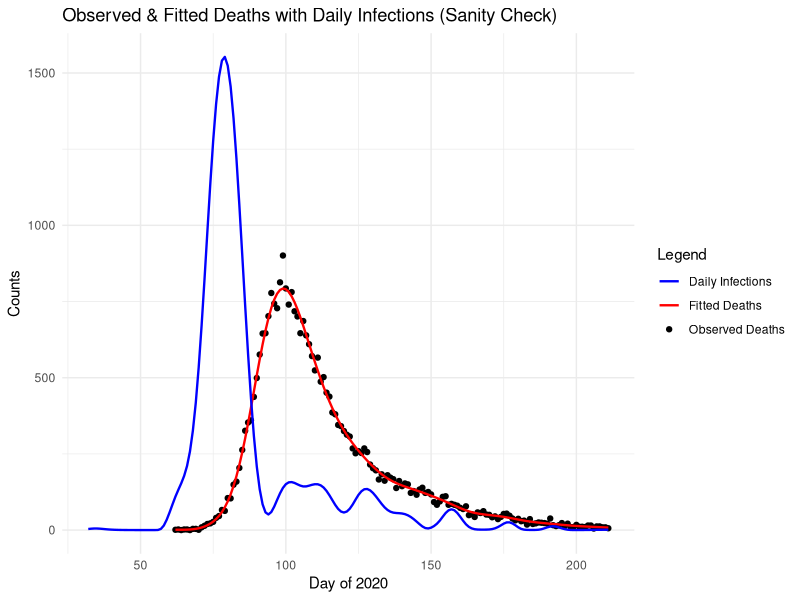
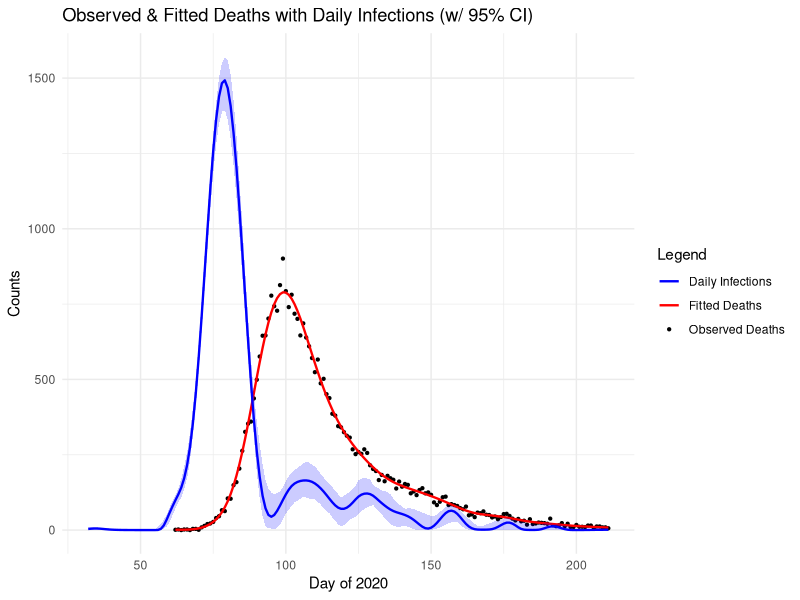

Write R code to recreate these figures, in order.
# Jackson Cramer (s2274544), Maximillian McCourt (s2145762), Natalia Montalvo Cabornero (s1969053)

# Our group worked collaboratively on the development and optimisation of all exercises.
# Although tasks were divided among us, we maintained a balanced workload through 
# regular code reviews, debugging sessions, and problem-solving meetings.
# Jackson focused ---
# Max focused on ---
# Natalia focused on ---



# Link to github repo: https://github.com/mhmc0808/ESP_GroupWorks.git
# Note about github repo: Our group used the same repo for the other projects.
# The code for project 3 can be found in the GW3 folder, and is titled proj3.r

######### GENERAL DESCRIPTION #########

# This project implements a smooth deconvolution to estimate the daily COVID-19 
# infections from observed death data. The model reconstructs the infection 
# trajectory by deconvolving death counts with a delay distribution from infection
# to death. 

#setwd("C:/Users/Max McCourt/OneDrive/Documents/Master's Year/Semester 1/ESP/Group Works/GW3")
library(splines)
library(ggplot2)
data <- read.table("engcov.txt")

######### MODEL SET UP ##########

# Define the matrices and components of the deconvolution model, the function 
# evaluate_matrices() creates: B-spline basis matrix, Convolution matrix (X)  
# that maps infections to deaths via delay distribution and Penalty matrix (S) 
# for smoothing. 

evaluate_matrices <- function(data, k = 80, edur = 3.151, sdur = 0.469, lower_bound, 
                              upper_bound, f_seq) {
  
  # Inputs;
  #   k - number of B-spline basis functions
  #   edur - log(mean) time from infection to death
  #   sdur - log(standard deviation) time from infection to death
  
  # Create penalty matrix S
  S <- crossprod(diff(diag(k), diff=2))
  
  # Create the k+4 knots for B-splines
  # Sequence of k+4 evenly spaced knots
  middle_seq_length <- k-2
  middle_seq <- seq(lower_bound, upper_bound, length.out = middle_seq_length)
  
  # Step size for handling remaining knots
  step <- middle_seq[2] - middle_seq[1]
  
  # Knots sequence
  knots <- c(
    seq(to = min(middle_seq) - step, by = step, length.out = 3),  # 3 knots below
    middle_seq,                                                   # middle sequence
    seq(from = max(middle_seq) + step, by = step, length.out = 3) # 3 knots above
  )
  
  # Create X_tilde: B-spline basis matrix for infection function f(t)
  X_tilde <- splineDesign(knots, f_seq)
  
  # Delay distribution from infection to death (pd)
  d <- 1:k
  pd <- dlnorm(d, edur, sdur)
  pd <- pd / sum(pd)      # normalise the sum to 1
  
  n <- length(data$date)  # number of death days
  m <- length(pd)         # maximum of days to consider    
  r <- nrow(X_tilde)      # number of infection days
  
  # Build weight matrix W for convolution
  # W[i, t] = pd[30 + i - t] if in valid range, 0 otherwise
  W <- matrix(0, n, r)
  
  for (i in 1:n) {
    idxs <- (30 + i - (1:m))              # indices for 30 day lag
    valid <- which(idxs > 0 & idxs <= r)  # keep indices in valid range
    # take i-th row of W at valid indexes to be pd of valid index
    W[i, idxs[valid]] <- pd[1:length(valid)]
  }
  
  # Convolution matrix X maps infections to expected deaths
  X <- W %*% X_tilde
  
  return(list(X_tilde=X_tilde,S=S,X=X))
}

## --- Generate model matrices --- ##

# Days of infection, extending the sequence 30 days before the first observed death
lower_bound <- min(data$julian) - 30
upper_bound <- max(data$julian)
f_seq <- seq(lower_bound, upper_bound, by=1)

model_matrices <- evaluate_matrices(data,lower_bound=lower_bound, 
                                    upper_bound=upper_bound, f_seq=f_seq)
X <- model_matrices$X
X_tilde <- model_matrices$X_tilde
S <- model_matrices$S



######### PENALISED NEGATIVE LOG-LIKELIHOOD FUNCTIONS ##########

# We are going to fit the model using a penalised Poisson likelihood with a 
# positive constraint

## --- Penalised negative log-likelihood --- ##
pnll <- function(y, gamma, X, S, lambda) {
  
  # Inputs:
  #   y - vector of observed deaths
  #   gamma - vector of transformed parameters: beta = exp(gamma) to ensure 
  #           positive coefficients for the B-spline basis
  #   X - convolution matrix
  #   S - penalty matrix
  #   lambda - smoothing parameter

  B <- exp(gamma)               # transformation of coefficients
  mu <- X %*% B                 # expected deaths
  
  # Smoothing penalty term
  penalty <- 1/2*lambda * sum(B * (S %*% B))
  
  # Poisson log likelihood 
  ll_pois <- sum(y*log(mu) - mu)
  
  # Penalised negative log likelihood
  pnll <- -ll_pois + penalty
  return(pnll)
}

## --- Gradient of penalized negative log-likelihood --- ##
pnll_grad <- function(y, gamma, X, S, lambda){
  
  # Inputs:
  #   y - vector of observed deaths
  #   gamma - vector of transformed parameters: beta = exp(gamma) to ensure 
  #           positive coefficients for the B-spline basis
  #   X - convolution matrix
  #   S - penalty matrix
  #   lambda - smoothing parameter
  
  B <- exp(gamma)                     # transform to original scale
  mu <- X %*% B                       # expected deaths
  
  # Gradient of log-likelihood: dl/dgamma = colsums of diag(y_i/mu_i - 1)*X*diag(B)
  F_value <- diag(as.vector(y/mu - 1)) %*% X %*% diag(B)            
  ll_pois_grad <- colSums(F_value)
  
  # Smoothness penalty gradient
  penalty_grad <- lambda * (S %*% B) * B    # OPTIMISED
  
  # Derivative of penalised negative log likelihood
  pnll_grad <- - ll_pois_grad + penalty_grad
  
  return(pnll_grad)
}


## --- Test functions --- ##
y <- data$nhs
lambda <- 5e-5
k <- 80
gamma <- rep(0,k)
pnll(y, gamma, X, S, lambda)
pnll_grad(y, gamma, X, S, lambda)


## --- Gradient validation uing finite differences--- ##

th0 <- gamma                   # test paramater vector
fd <- numeric(length(th0))     # vector to store the approximation

# Penalised negative log-likelihood at th0
nll0 <- pnll(y = y, gamma = th0, X = X, S = S, lambda = lambda) 

eps <- 1e-7                    # perturbation size

# Loop over each parameter
for (i in 1:length(th0)) { 
  th1 <- th0
  th1[i] <- th1[i] + eps
  # Pnll at that perturbed parameter
  nll1 <- pnll(y = y, gamma = th1, X = X, S = S, lambda = lambda)
  # Approximate the partial derivative with the finite difference
  fd[i] <- (nll1 - nll0) / eps
}

# Find analytic gradient at th0
grad_test <- pnll_grad(y = y, gamma = th0, X = X, S = S, lambda = lambda)

# Finite-difference vs analytic gradient
cbind(fd, grad_test) 

# Maximum absolute difference 
max_diff <- max(abs(grad_test-fd)) 
print(paste("Maximum gradient difference:", round(max_diff,8)))
#  0.00027709



######### INITIAL MODEL FITTING ##########

# Fit model using BFGS with initial lambda for sanity check.
# This provides a preliminary fit to verify the model is working correctly
# before proceeding with smoothing parameter selection.


fit <- optim(par = gamma,         # initial parameter values 
             fn = pnll,           # penalized negative log-likelihood
             gr = pnll_grad,      # gradient function for efficient optimization
             y = y,               # observed death counts
             X = X,               # convolution matrix
             S = S,               # penalty matrix
             lambda = lambda,     # initial smoothing parameter
             method = "BFGS")     # Optimization method 

# Extract estimated parameters after optimization
gamma_hat <- fit$par
B_hat <- exp(gamma_hat)           # transform to original scale

# Compute fitted deaths and fitted infections
fitted_deaths <- as.vector(X %*% B_hat)
fitted_infections <- as.vector(X_tilde %*% B_hat)


# Compare with actual data
true_deaths <- data$nhs       # actual deaths from data set
day_of_2020 <- data$julian

# Comparison plot: observed vs fitted deaths
initial_plot <- ggplot() +
  # True deaths
  geom_point(aes(x = day_of_2020, y = true_deaths, color = "Observed Deaths"), linewidth = 0.8) +
  # Fitted deaths
  geom_line(aes(x = day_of_2020, y = fitted_deaths, color = "Fitted Deaths"), linewidth = 0.8) +
  geom_line(aes(x = f_seq, y = fitted_infections, color = "Daily Infections"), linewidth = 0.8) +
  labs(
    x = "Day of 2020",
    y = "Counts",
    color = "Legend",
    title = "Observed & Fitted Deaths with Daily Infections (Sanity Check)"
  ) +
  scale_color_manual( # manually assign colors
    values = c(
      "Observed Deaths" = "black",
      "Fitted Deaths" = "red",
      "Daily Infections" = "blue"
    )
  ) +
  theme_minimal()
  
initial_plot

######### SMOOTHING PARAMETER SELECTION ##########

n <- length(y)                       # number of observations

# Function to compute the Poisson log-likelihood for BIC calculation
ll <- function(y, beta_hat, X) {
  
  # Inputs:
  #   y - vector of observed death counts
  #   beta_hat - vector of estimated B-spline coefficients
  #   X - convolution design matrix

  # Expected deaths under current parameters
  mu <- X %*% beta_hat
  
  # Poisson log likelihood 
  ll_pois <- sum(y*log(mu) - mu - lgamma(y+1))
  return(ll_pois)
}

# Define sequence of lambda values to test
log_lambda_seq <- seq(-13,-7,length=50)
lambda_seq <- exp(log_lambda_seq)    # transform to original scale

BIC <- numeric(length(lambda_seq))   # initialize BIC storage vector

Xt <- t(X)  # transpose of X to save some time in the loop

# Grid search over lambda values to find optimal smoothing parameter
for (i in seq_along(lambda_seq)){                                             
  
  # Current lambda value
  lambda <- lambda_seq[i]
  
  # Fit model with current lambda using BFGS optimization
  fit <- optim(par = gamma_hat,       # initial parameter values
               fn = pnll,             # penalized negative log-likelihood
               gr = pnll_grad,        # gradient function
               y = y,                 # observed death counts
               X = X,                 # convolution matrix
               S = S,                 # penalty matrix
               lambda = lambda,       # initial smoothing parameter
               method = "BFGS")       # Optimization method
            
  # Extract estimated parameters
  beta_par <- exp(fit$par)
  mu_hat <- as.vector(X %*% beta_par)
  
  # Weight vector
  w <- as.vector(y/(mu_hat^2)) # n vector 
  
  # Compute Hessian matrices:
  # H0: Hessian of log-likelihood (without penalty)
  H0 <- crossprod(X * sqrt(w))
  
  
  #  H_lambda: Full Hessian (log-likelihood + penalty)
  H_lambda <- H0 + lambda * S
  
  ## Effective Degrees of Freedom (EDF) calculation
  R <- chol(H_lambda)
  H_invH0 <- backsolve(R, backsolve(R, H0, transpose = TRUE))
  EDF <- sum(diag(H_invH0))
  
  # Bayesian Information Criterion (BIC) calculation
  BIC[i] <- -2*ll(y, beta_par, X) + log(n)*EDF
}



# Find optimal lambda that minimizes BIC
BIC_min <- min(BIC)
BIC_min                                                                        
lambda_bic <- lambda_seq[which.min(BIC)]
lambda_bic                                                                     


######### BOOTSTRAP UNCERTAINTY QUANTIFICATION #########
# For bootstrap resamples, each observation contributes proportionally to the
# weights of the Pnll and its gradient, so we need to modify both

# Weighted version of penalized negative log-likelihood for bootstrap
pnll_w <- function(y, gamma, X, S, lambda, w) {
  
  # Inputs:
  #   y - vector of observed deaths
  #   gamma - vector of transformed parameters: beta = exp(gamma) to ensure 
  #           positive coefficients for the B-spline basis
  #   X - convolution matrix
  #   S - penalty matrix
  #   lambda - smoothing parameter
  #   w - vector of bootstrap weights 
  
  B <- exp(gamma)               # transformation of coefficients
  mu <- X %*% B                 # expected deaths, avoiding zero
  
  # Smoothing penalty term
  penalty <- 1/2*lambda* sum(B*(S %*% B))   # OPTIMISED VERSION

  # Weighted Poisson log-likelihood
  ll_pois <- sum(w * (y*log(mu) - mu))
  
  # Penalized negative log-likelihood with weights
  pnll <- -ll_pois + penalty
  return(pnll)
}


# Weighted version of gradient function for bootstrap
pnll_grad_w <- function(y, gamma, X, S, lambda, w){
  
  # Inputs:
  #   y - vector of observed deaths
  #   gamma - vector of transformed parameters: beta = exp(gamma) to ensure 
  #           positive coefficients for the B-spline basis
  #   X - convolution matrix
  #   S - penalty matrix
  #   lambda - smoothing parameter
  #   w - vector of bootstrap weights 
  
  B <- exp(gamma)               # transform to original scale
  mu <- X %*% B                 # expected deaths

  # Gradient of the weighted log-likelihood
  F_value <- diag(as.vector(w * (y/mu - 1))) %*% X %*% diag(B) 
  ll_pois_grad <- colSums(F_value)
  
  # Gradient of penalty
  penalty_grad <- lambda * (S %*% B) * B   # OPTIMISED VERSION
  
  # Penalised negative log likelihood
  pnll_grad <- -ll_pois_grad + penalty_grad
  return(pnll_grad)
}


# -- Bootstrap resampling and refitting


# Number of bootstrap replicates for uncertainty estimation
n_bootstrap <- 200

# Initialise empty matrix to store bootstrap replicates
#   Each column represents a different bootstrap sample
#   Each row represents f(t) at a specific time point across all bootstrap samples
f_hat_boot <- matrix(0, nrow = nrow(X_tilde), ncol = n_bootstrap)



for (b in 1:n_bootstrap) {
  
  # Generate bootstrap weights 
  wb <- tabulate(sample(n, replace = TRUE), n)
  
  # Fit penalized model using bootstrap weights
  fit_b <- optim(par = gamma_hat,          # initial parameter values
               fn = pnll_w,            # weighted penalized negative log-likelihood
               gr = pnll_grad_w,       # gradient function for efficient optimization
               y = y,                  # observed death counts
               X = X,                  # convolution matrix
               S = S,                  # penalty matrix
               lambda = lambda_bic,    # initial smoothing parameter
               method = "BFGS",        # Quasi-Newton optimization method with gradient
               w = wb)                 # weights for this iteration

  # Extract fitted parameters from bootstrap sample
  gamma_b <- fit_b$par
  B_b <- exp(gamma_b)     # transform to original scale
  
  # Compute infection rate estimate for this bootstrap sample
  f_hat_boot[, b] <- X_tilde %*% B_b
}

f_hat_boot


######### FINAL VISUALIZATION AND RESULTS #########

## --- Summary statistics from the bootstrap distribution --- ##

# 95% Confidence intervals from bootstrap samples
f_hat_int <- apply(f_hat_boot, 1, quantile, probs = c(0.025, 0.975)) # 2.5% and 97.5% quantile

# Re-fit infections with the optimal lambda selected using BIC
fit <- optim(par = gamma_hat,            # initial parameter values
             fn = pnll,              # weighted penalized negative log-likelihood
             gr = pnll_grad,         # gradient function for efficient optimization
             y = y,                  # observed death counts
             X = X,                  # convolution matrix
             S = S,                  # penalty matrix
             lambda = lambda_bic,    # initial smoothing parameter
             method = "BFGS")        # Optimization method 

# Optimised parameters
gamma_hat <- fit$par
B_hat <- exp(gamma_hat)   # transform to original scale

fitted_deaths <- as.vector(X %*% B_hat)                                         
# Fitted infection curve using the optimised parameters
fitted_infections_optimized <- as.vector(X_tilde %*% B_hat)

## --- Final plot showing --- ##
#   Observed death data
#   Model with fitted deaths
#   Estimated infection curve

final_plot <- ggplot() +
  # True deaths
  geom_point(aes(x = day_of_2020, y = true_deaths, color = "Observed Deaths"), size = 0.8) +
  # Fitted deaths
  geom_line(aes(x = day_of_2020, y = fitted_deaths, color = "Fitted Deaths"), size = 0.8) +
  # Daily infection rate with 95% CI
  geom_ribbon(aes(x = f_seq, ymin = f_hat_int[1,], ymax = f_hat_int[2,]), fill = "blue", alpha = 0.2) +
  geom_line(aes(x = f_seq, y = fitted_infections_optimized, color = "Daily Infections"), size = 0.8) +
  labs(
    x = "Day of 2020",
    y = "Counts",
    color = "Legend",
    title = "Observed & Fitted Deaths with Daily Infections (w/ 95% CI)"
  ) +
  scale_color_manual( # manually assign colors
    values = c(
      "Observed Deaths" = "black",
      "Fitted Deaths" = "red",
      "Daily Infections" = "blue"
    )
  ) +
  theme_minimal()

final_plot  # display final plot

# Interpretation:
# A we can see in the graph the close match between the observed and fitted deaths 
# demonstrates that our model successfully finds the mortality parameter in our data, 
# providing confidence in the model to reconstruct infection dinamics.
#
# The blue infection curve shows the estimated daily new infections that resulted in
# the observed deaths. We can clearly see the infection waves, showing when transmission
# was increasing or decreasing, like a big increase around day 75 and a big 
# decrease around day 85.
#
# The blue shaded region represents the 95% confidence interval around the infection
# estimates, derived from 200 bootstrap replicates. Wider intervals indicate greater
# uncertainty, particularly at the boundaries where data was limited.
# 
# The approximately 30-day horizontal shift that we assumed when creating the model
# between infection peaks and corresponding death peaks visually confirms the 
# lognormal delay distribution used in the model.
#
# The overall visualization demonstrates successful deconvolution, we have effectively
# recovered the unobserved infection trajectory from the observed death data using
# the known delay distribution and smoothness assumptions.
